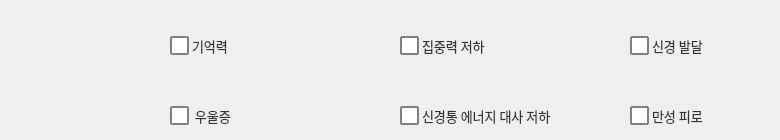
     <widget class="QWidget" name="tab_2">
      <attribute name="title">
       <string>뇌/신경/정신건강</string>
      </attribute>
      <widget class="QCheckBox" name="checkBox_52">
       <property name="geometry">
        <rect>
         <x>400</x>
         <y>30</y>
         <width>141</width>
         <height>31</height>
        </rect>
       </property>
       <property name="font">
        <font>
         <family>Leelawadee UI</family>
         <pointsize>-1</pointsize>
        </font>
       </property>
       <property name="styleSheet">
        <string notr="true">QCheckBox 
{
    spacing: 3px; /* 체크박스와 텍스트 사이 간격 */
    font-size: 13px;
    color: #333;
}

QCheckBox::indicator {
    width: 15px;
    height: 15px;
    border: 1.5px solid gray;        /* 기본 테두리 색상 */
    background-color: white;       /* 기본 배경색 */
    border-radius: 1px; 		/*모서리 둥글게*/
}

QCheckBox::indicator:checked {
    background-color: white;       /* 체크된 후 바탕색 */
    border: 1.5px solid red;         /* 체크된 후 테두리 */
    image: url(./image/pill.png); /* 체크 표시 이미지 (선택 사항) */
}


QCheckBox::indicator:hover
{
background-color : #E0F2F1;

}
</string>
       </property>
       <property name="text">
        <string>집중력 저하</string>
       </property>
       <property name="checkable">
        <bool>true</bool>
       </property>
       <property name="checked">
        <bool>false</bool>
       </property>
       <property name="autoRepeat">
        <bool>false</bool>
       </property>
      </widget>
      <widget class="QCheckBox" name="checkBox_50">
       <property name="geometry">
        <rect>
         <x>630</x>
         <y>100</y>
         <width>141</width>
         <height>31</height>
        </rect>
       </property>
       <property name="font">
        <font>
         <family>Leelawadee UI</family>
         <pointsize>-1</pointsize>
        </font>
       </property>
       <property name="styleSheet">
        <string notr="true">QCheckBox 
{
    spacing: 3px; /* 체크박스와 텍스트 사이 간격 */
    font-size: 13px;
    color: #333;
}

QCheckBox::indicator {
    width: 15px;
    height: 15px;
    border: 1.5px solid gray;        /* 기본 테두리 색상 */
    background-color: white;       /* 기본 배경색 */
    border-radius: 1px; 		/*모서리 둥글게*/
}

QCheckBox::indicator:checked {
    background-color: white;       /* 체크된 후 바탕색 */
    border: 1.5px solid red;         /* 체크된 후 테두리 */
    image: url(./image/pill.png); /* 체크 표시 이미지 (선택 사항) */
}


QCheckBox::indicator:hover
{
background-color : #E0F2F1;

}
</string>
       </property>
       <property name="text">
        <string>만성 피로</string>
       </property>
       <property name="checkable">
        <bool>true</bool>
       </property>
       <property name="checked">
        <bool>false</bool>
       </property>
       <property name="autoRepeat">
        <bool>false</bool>
       </property>
      </widget>
      <widget class="QCheckBox" name="checkBox_51">
       <property name="geometry">
        <rect>
         <x>170</x>
         <y>100</y>
         <width>131</width>
         <height>31</height>
        </rect>
       </property>
       <property name="font">
        <font>
         <family>Leelawadee UI</family>
         <pointsize>-1</pointsize>
        </font>
       </property>
       <property name="styleSheet">
        <string notr="true">QCheckBox 
{
    spacing: 3px; /* 체크박스와 텍스트 사이 간격 */
    font-size: 13px;
    color: #333;
}

QCheckBox::indicator {
    width: 15px;
    height: 15px;
    border: 1.5px solid gray;        /* 기본 테두리 색상 */
    background-color: white;       /* 기본 배경색 */
    border-radius: 1px; 		/*모서리 둥글게*/
}

QCheckBox::indicator:checked {
    background-color: white;       /* 체크된 후 바탕색 */
    border: 1.5px solid red;         /* 체크된 후 테두리 */
    image: url(./image/pill.png); /* 체크 표시 이미지 (선택 사항) */
}


QCheckBox::indicator:hover
{
background-color : #E0F2F1;

}
</string>
       </property>
       <property name="text">
        <string> 우울증</string>
       </property>
       <property name="checkable">
        <bool>true</bool>
       </property>
       <property name="checked">
        <bool>false</bool>
       </property>
       <property name="autoRepeat">
        <bool>false</bool>
       </property>
      </widget>
      <widget class="QCheckBox" name="checkBox_47">
       <property name="geometry">
        <rect>
         <x>630</x>
         <y>30</y>
         <width>141</width>
         <height>31</height>
        </rect>
       </property>
       <property name="font">
        <font>
         <family>Leelawadee UI</family>
         <pointsize>-1</pointsize>
        </font>
       </property>
       <property name="styleSheet">
        <string notr="true">QCheckBox 
{
    spacing: 3px; /* 체크박스와 텍스트 사이 간격 */
    font-size: 13px;
    color: #333;
}

QCheckBox::indicator {
    width: 15px;
    height: 15px;
    border: 1.5px solid gray;        /* 기본 테두리 색상 */
    background-color: white;       /* 기본 배경색 */
    border-radius: 1px; 		/*모서리 둥글게*/
}

QCheckBox::indicator:checked {
    background-color: white;       /* 체크된 후 바탕색 */
    border: 1.5px solid red;         /* 체크된 후 테두리 */
    image: url(./image/pill.png); /* 체크 표시 이미지 (선택 사항) */
}


QCheckBox::indicator:hover
{
background-color : #E0F2F1;

}
</string>
       </property>
       <property name="text">
        <string>신경 발달</string>
       </property>
       <property name="checkable">
        <bool>true</bool>
       </property>
       <property name="checked">
        <bool>false</bool>
       </property>
       <property name="autoRepeat">
        <bool>false</bool>
       </property>
      </widget>
      <widget class="QCheckBox" name="checkBox_44">
       <property name="geometry">
        <rect>
         <x>400</x>
         <y>100</y>
         <width>171</width>
         <height>31</height>
        </rect>
       </property>
       <property name="font">
        <font>
         <family>Leelawadee UI</family>
         <pointsize>-1</pointsize>
        </font>
       </property>
       <property name="styleSheet">
        <string notr="true">QCheckBox 
{
    spacing: 3px; /* 체크박스와 텍스트 사이 간격 */
    font-size: 13px;
    color: #333;
}

QCheckBox::indicator {
    width: 15px;
    height: 15px;
    border: 1.5px solid gray;        /* 기본 테두리 색상 */
    background-color: white;       /* 기본 배경색 */
    border-radius: 1px; 		/*모서리 둥글게*/
}

QCheckBox::indicator:checked {
    background-color: white;       /* 체크된 후 바탕색 */
    border: 1.5px solid red;         /* 체크된 후 테두리 */
    image: url(./image/pill.png); /* 체크 표시 이미지 (선택 사항) */
}


QCheckBox::indicator:hover
{
background-color : #E0F2F1;

}
</string>
       </property>
       <property name="text">
        <string>신경통 에너지 대사 저하</string>
       </property>
       <property name="checkable">
        <bool>true</bool>
       </property>
       <property name="checked">
        <bool>false</bool>
       </property>
       <property name="autoRepeat">
        <bool>false</bool>
       </property>
      </widget>
      <widget class="QCheckBox" name="checkBox_48">
       <property name="geometry">
        <rect>
         <x>170</x>
         <y>30</y>
         <width>131</width>
         <height>31</height>
        </rect>
       </property>
       <property name="font">
        <font>
         <family>Leelawadee UI</family>
         <pointsize>-1</pointsize>
        </font>
       </property>
       <property name="styleSheet">
        <string notr="true">QCheckBox 
{
    spacing: 3px; /* 체크박스와 텍스트 사이 간격 */
    font-size: 13px;
    color: #333;
}

QCheckBox::indicator {
    width: 15px;
    height: 15px;
    border: 1.5px solid gray;        /* 기본 테두리 색상 */
    background-color: white;       /* 기본 배경색 */
    border-radius: 1px; 		/*모서리 둥글게*/
}

QCheckBox::indicator:checked {
    background-color: white;       /* 체크된 후 바탕색 */
    border: 1.5px solid red;         /* 체크된 후 테두리 */
    image: url(./image/pill.png); /* 체크 표시 이미지 (선택 사항) */
}


QCheckBox::indicator:hover
{
background-color : #E0F2F1;

}
</string>
       </property>
       <property name="text">
        <string>기억력</string>
       </property>
       <property name="checkable">
        <bool>true</bool>
       </property>
       <property name="checked">
        <bool>false</bool>
       </property>
       <property name="autoRepeat">
        <bool>false</bool>
       </property>
      </widget>
     </widget>
